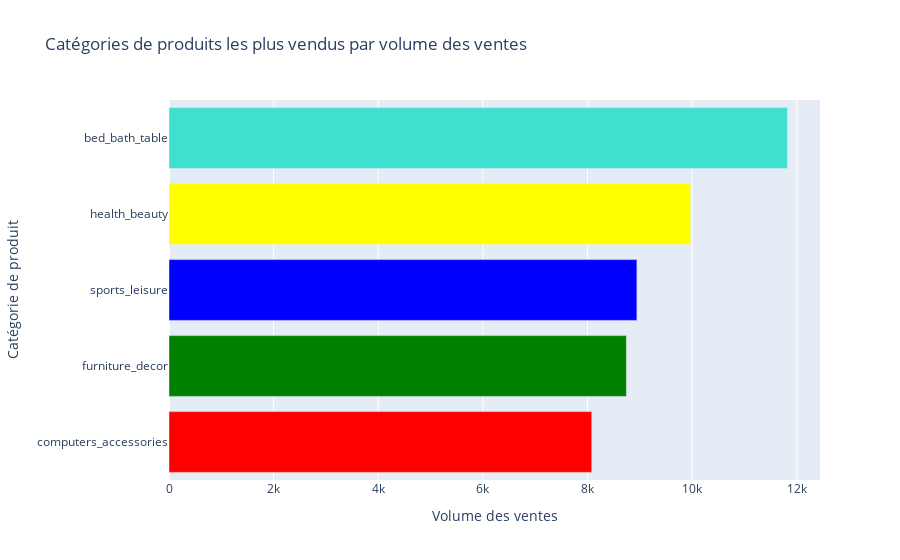
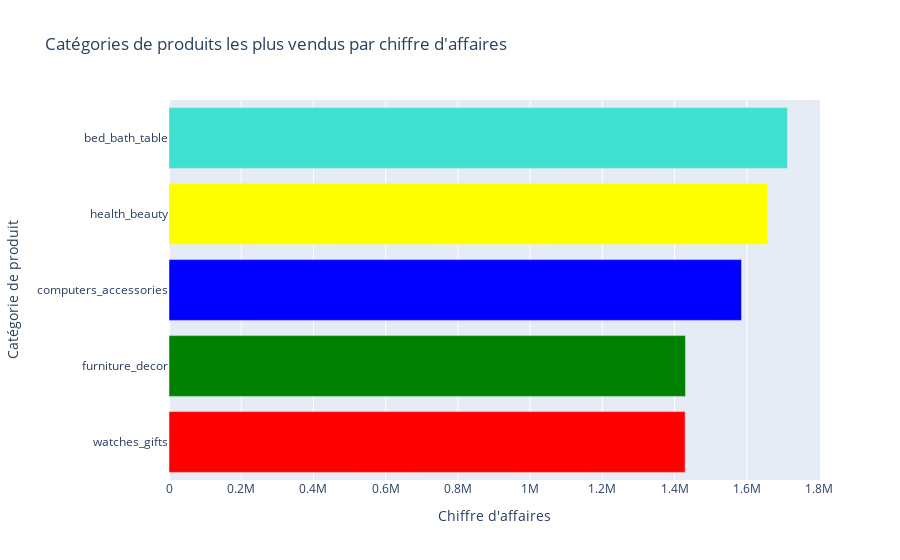

Notebook code for these charts, in order:
### Markdown cell above
### Catégories des produits les plus vendues

### Code cell
colors = ['red', 'green', 'blue', 'yellow', 'turquoise']

# Créer une figure pour les catégories de produits les plus vendues par volume des ventes
fig_volume_cat = go.Figure(go.Bar(
    y=product_sales_sorted_by_volume_graph.index[::-1],
    x=product_sales_sorted_by_volume_graph['total_articles_sold'][::-1],
    orientation='h',
    name='Volume des ventes',
    marker=dict(color=colors)
))

# Créer une figure pour les catégories de produits les plus vendues par chiffre d'affaires
fig_revenue_cat = go.Figure(go.Bar(
    y=product_sales_sorted_by_revenue_graph.index[::-1],
    x=product_sales_sorted_by_revenue_graph['total_revenue'][::-1],
    orientation='h',
    name='Chiffre d\'affaires',
    marker=dict(color=colors)
))

# Mise en forme de la figure pour les catégories de produits les plus vendues par volume des ventes
fig_volume_cat.update_layout(
    title='Catégories de produits les plus vendus par volume des ventes',
    xaxis=dict(title='Volume des ventes'),
    yaxis=dict(title='Catégorie de produit'),
    barmode='stack'
)

# Mise en forme de la figure pour les catégories de produits les plus vendues par chiffre d'affaires
fig_revenue_cat.update_layout(
    title='Catégories de produits les plus vendus par chiffre d\'affaires',
    xaxis=dict(title='Chiffre d\'affaires'),
    yaxis=dict(title='Catégorie de produit'),
    barmode='stack'
)

# Afficher les figures
fig_volume_cat.show()
fig_revenue_cat.show()

### Figure 1 — Plotly figure (JSON) as saved in the notebook; plotly's stock layout.template omitted (floating-point values rounded to 4 significant figures)
{"data": [{"marker": {"color": ["red", "green", "blue", "yellow", "turquoise"]}, "name": "Volume des ventes", "orientation": "h", "type": "bar", "x": [8082, 8744, 8945, 9972, 11823], "y": ["computers_accessories", "furniture_decor", "sports_leisure", "health_beauty", "bed_bath_table"]}], "layout": {"autosize": true, "barmode": "stack", "title": {"text": "Catégories de produits les plus vendus par volume des ventes"}, "xaxis": {"autorange": true, "range": [0, 12450.0], "title": {"text": "Volume des ventes"}, "type": "linear"}, "yaxis": {"autorange": true, "range": [-0.5, 4.5], "title": {"text": "Catégorie de produit"}, "type": "category"}}}

### Figure 2 — Plotly figure (JSON) as saved in the notebook; plotly's stock layout.template omitted (floating-point values rounded to 4 significant figures)
{"data": [{"marker": {"color": ["red", "green", "blue", "yellow", "turquoise"]}, "name": "Chiffre d'affaires", "orientation": "h", "type": "bar", "x": [1429000.0, 1430000.0, 1585000.0, 1657000.0, 1713000.0], "y": ["watches_gifts", "furniture_decor", "computers_accessories", "health_beauty", "bed_bath_table"]}], "layout": {"autosize": true, "barmode": "stack", "title": {"text": "Catégories de produits les plus vendus par chiffre d'affaires"}, "xaxis": {"autorange": true, "range": [0, 1803000.0], "title": {"text": "Chiffre d'affaires"}, "type": "linear"}, "yaxis": {"autorange": true, "range": [-0.5, 4.5], "title": {"text": "Catégorie de produit"}, "type": "category"}}}
